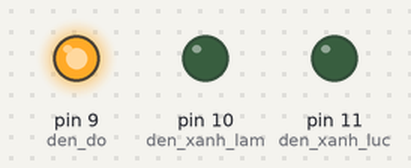
A sketch run on a simulated Arduino Uno, built with avr-gcc and run on an emulated ATmega328P. Shown: output pins drawn as LEDs (lit = HIGH).

Above: at 0.2 s.
At 0.7 s:
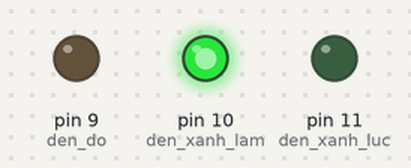
At 2.7 s:
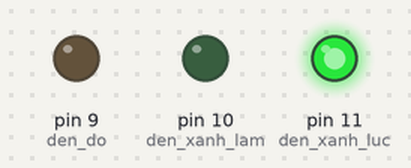
Timing chart, 0 to 3.5 s (numbered marks = the images above):
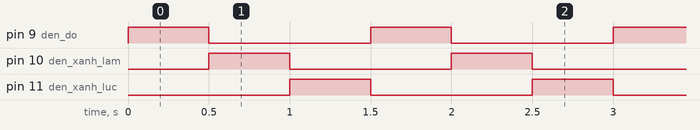

The sketch:

nhay_led_RGB.ino
```cpp
int den_do = 9;
int den_xanh_lam = 10;
int den_xanh_luc = 11;
void setup() {
  pinMode(den_do, OUTPUT);
  pinMode(den_xanh_lam, OUTPUT);
  pinMode(den_xanh_luc, OUTPUT);
}


void loop() {
  analogWrite(den_do, 255);
  analogWrite(den_xanh_lam, 0);
  analogWrite(den_xanh_luc, 0);

  delay(500);
  analogWrite(den_do, 0);
  analogWrite(den_xanh_lam, 255);
  analogWrite(den_xanh_luc, 0);

  delay(500);
  analogWrite(den_do, 0);
  analogWrite(den_xanh_lam, 0);
  analogWrite(den_xanh_luc, 255)                   ;
  delay(500);
}
```

Measured:
- by itself, pin 9 (den_do), pin 10 (den_xanh_lam), pin 11 (den_xanh_luc): alternates HIGH for 0.50 s and LOW for 1.0 s
- by itself, everything shown: repeats every 1.5 s, in 3 steps
